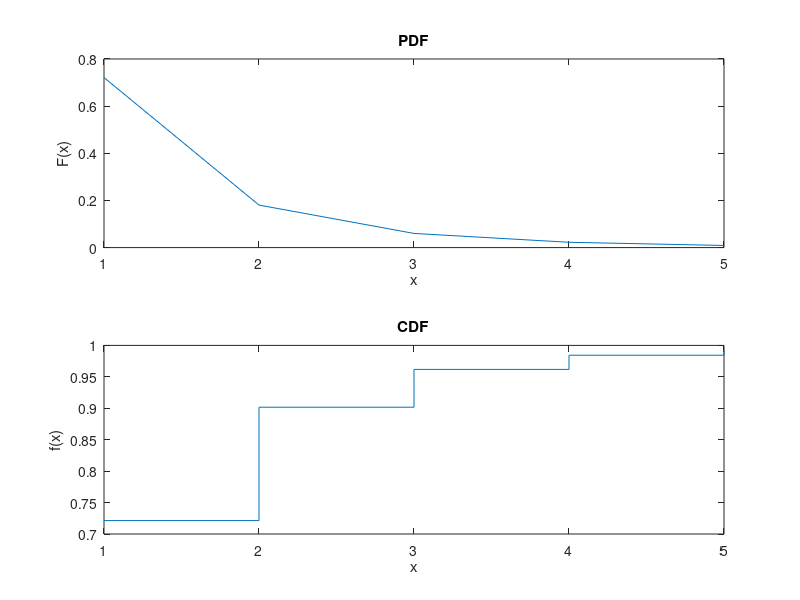

This chart was generated by the following MATLAB code:
clear all;
clc;
n = 5;
p = 0.5;
CDF = zeros(1,n);
for k = 1:n
	PMF(k) = (-1)*(p^k)/(k*log(1-p));
	if(k==1)
    	CDF(k) = PMF(k);
	else
    	CDF(k) = CDF(k-1) + PMF(k);
	end
end
subplot(2,1,1), plot(PMF),title('PDF'), xlabel('x'), ylabel('F(x)');
subplot(2,1,2), stairs(CDF),title('CDF'), xlabel('x'), ylabel('f(x)');
